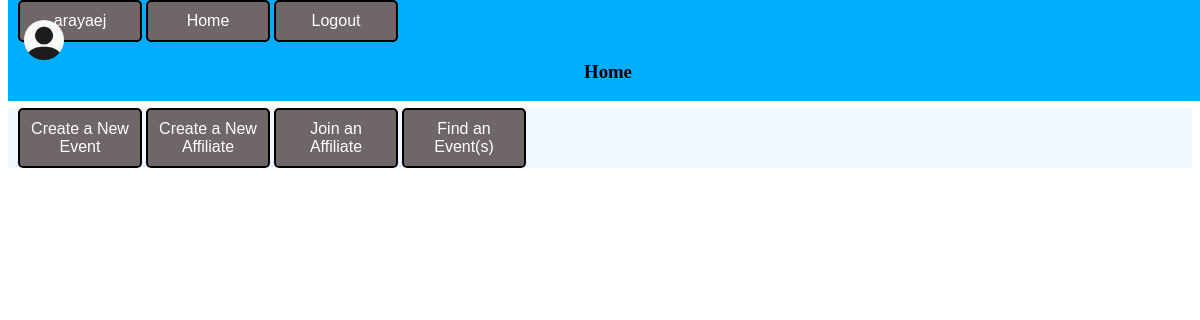
The page / (signed in) on the database as committed earlier.
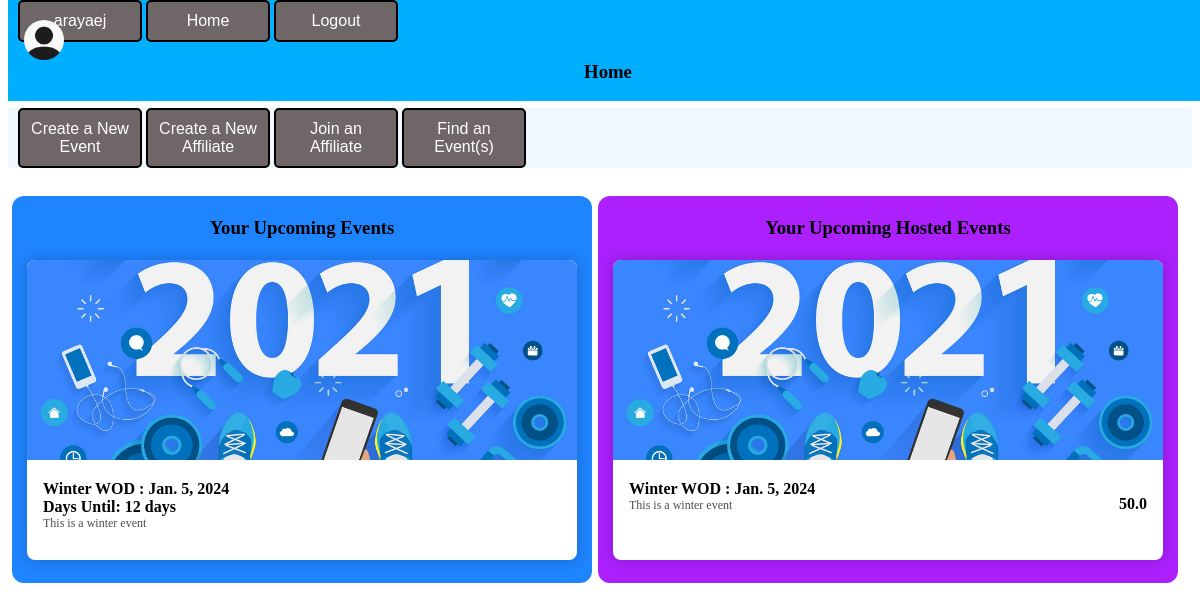
The same page on the database as committed later.
### PlanIFYWOD/models.py (models this page shows, shortened)
class Event(models.Model):
    event_id = models.AutoField(primary_key=True, unique=True)
    event_host_user = models.ForeignKey(UserAccount, on_delete=models.CASCADE, db_column='username')
    event_host_affiliate = models.ForeignKey(Affiliate, on_delete=models.CASCADE, related_name='+', blank=True, null=True)
    event_status = models.CharField(max_length=25, choices=EVENT_STATUS, default='ACTIVE',null=False)
    event_name = models.CharField(max_length=100, unique=True)
    event_date_created = models.DateField(null=False, auto_now=True)
    event_date = models.DateField(null=False)
    event_start_time = models.TimeField(null=True, blank=True)
    event_size = models.CharField(max_length=10, choices=SIZE, default='50-100', null=False)
    event_location = models.CharField(max_length=100)
    event_address = models.CharField(max_length=100)
    event_city = models.CharField(max_length=100, null=True, blank=True)
    event_zip = models.IntegerField(null=True, blank=True)
    event_country = models.CharField(max_length=50, null=True)
    event_state = models.CharField(max_length=30, null=True)
    event_phone_number = models.CharField(max_length=20)
    event_description = models.TextField(max_length=100, null=True, blank=True)
    event_long_description = models.TextField(max_length=512, null=True, blank=True)
    event_tshirts = models.BooleanField(default=False)
    event_tshirts_price = models.FloatField(null=True, blank=True, default=0.00)
    event_tshirt_image = models.ImageField(upload_to='shirt-images', null=True, blank=True)
    event_type = models.TextField(max_length=20, choices=EVENT_TYPE, default='Individual',null=False)
    event_registration_date_open = models.DateField(null=True, blank=True)
    event_registration_date_close = models.DateField(null=True, blank=True)
    event_price_athlete = models.FloatField(default=0.00)
    event_price_general = models.FloatField(default=0.00)
    event_promo_code = models.BooleanField(default=False)
    event_waiver = models.BooleanField(default=False)
    event_waiver_document = models.FileField(null=True, blank=True)
    event_prizes = models.BooleanField(default=False)
    event_banner = models.ImageField(upload_to='images/', null=True, blank=True)
    event_vendors = models.BooleanField(default=False)
    @property
    def daystoevent(self):
        dayslefttoevent = str(self.event_date - date.today()).split(',')[0]
        return dayslefttoevent

### PlanIFYWOD/views.py (the view, shortened to what this page needs)
# urls.py: path('', views.home, name='Home'),
@login_required(login_url='SignIn')
def home(request):
    usern = UserAccount.objects.filter(username=request.user).values()
    athlete, host, vendor, img = checkstatus(request)
    ev = EventParticipant.objects.filter(username=usern[0]['user_id_number']).values()
    if athlete:
        athleteevents = Event.objects.filter(event_host_user=int(usern[0]['user_id_number'])).filter(Q(event_date__gt=dt.date.today())).all().order_by('event_date')
    else:
        athleteevents = None
    if host:
        hostevents = Event.objects.filter(event_host_user=int(usern[0]['user_id_number'])).filter(Q(event_date__gt=dt.date.today())).all().order_by('event_date')
    else:
        hostevents = None
    if vendor:
        vendorevents = Event.objects.filter(event_host_user=int(usern[0]['user_id_number'])).filter(Q(event_date__gt=dt.date.today())).all().order_by('event_date')
    else:
        vendorevents = None
    form1 = EventName()
    form2 = AffiliateSearch()
    return render(request, 'PlanIFYweb/dashboard.html', {'pagename':'Home', 'profile_pic':img,'hostevents': hostevents, 'athleteevents': athleteevents, 'vendorevents': vendorevents,'form1':form1, 'form2':form2, 'host': host, 'athlete': athlete, 'vendor': vendor})

### PlanIFYWOD/views.py (called while the page is built)
def checkstatus(request):
    usern = UserAccount.objects.filter(username=request.user).values()
    athlete_approved = usern[0]['athlete_user_approved']
    host_approved = usern[0]['host_user_approved']
    vendor_approved = usern[0]['vendor_user_approved']
    img = usern[0]['user_picture']
    return athlete_approved, host_approved, vendor_approved, img

### PlanIFYWOD/templates/PlanIFYweb/dashboard.html (shortened to what this page needs)
{% extends 'PlanIFYweb/navbar.html' %}
{% load static %}
{% block content %}
<body>
    <div class="filler">
        <h1 class="filler-text">filler</h1>
    </div>
    <div class="action-button-list">
        {% if host %}
        <div type="button" id="new-event-button" class="dashboard-button" role="button">
            Create a New Event
        </div>
        {% endif %}
        {% if host %}
        <div type="button" id="new-affiliate-button" class="dashboard-button" role="button">
            Create a New Affiliate
        </div>
        {% endif %}
        {% if athlete %}
        <div type="button" id="join-affiliate-button" class="dashboard-button" role="button">
            Join an Affiliate
        </div>
        {% endif %}
        {% if athlete %}
        <div type="button" id="serach-event-button" class="dashboard-button" role="button">
            Find an Event(s)
        </div>
        {% endif %}
    </div>
    <div class="dashboard-event-lists">
        {% if athleteevents %}
            <div class="dashboard-athlete-list">
                <div>
                    <h3 class="dashboard-section-title">Your Upcoming Events</h3>
                    {% for event in athleteevents %}
                    <div class="event-div">
                        {% if event.event_banner %}
                        <img src="media/{{event.event_banner}}"/>
                        {% else %}
                        <img src="{% static '/media/images/generic_workout.jpeg' %}"/>
                        {% endif %}
                        <div class="event-info-div">
                            <div>
                                <h2>{{event.event_name}} : {{event.event_date}}</h2>
                                <h2>Days Until: {{ event.daystoevent }}</h2>
                                <p>{{event.event_description}}</p>
                            </div>
                        </div>
                        <a href="{% url 'HostedEvent' eventname=event.event_name %}" class='event-link'></a>
                    </div>
                    {% endfor %}
                </div>
            </div>
        {% endif %}
        {% if hostevents %}
            <div class="dashboard-host-list">
                <div>
                    <h3 class="dashboard-section-title">Your Upcoming Hosted Events</h3>
                    {% for event in hostevents %}
                    <div class="event-div">
                        {% if event.event_banner %}
                        <img src="media/{{event.event_banner}}"/>
                        {% else %}
                        <img src="{% static '/media/images/generic_workout.jpeg' %}"/>
                        {% endif %}
                        <div class="event-info-div">
                            <div>
                                <h2>{{event.event_name}} : {{event.event_date}}</h2>
                                <p>{{event.event_description}}</p>
                            </div>
                            <h2 class="event-price">{{event.event_price_athlete}}</h2>
                        </div>
                        <a href="{% url 'HostedEvent' eventname=event.event_name %}" class='event-link'></a>
                    </div>
                    {% endfor %}
                </div>
        {% endif %}
        </div>
    </div>
</body>
{% endblock %}

### PlanIFYWOD/templates/PlanIFYweb/navbar.html (shortened to what this page needs)
{% load static %}
<!DOCTYPE html>
<html>
    <head>
        <link rel="stylesheet" type="text/css" href="{% static '/css/main.css' %}">
    </head>
    {% if user.is_authenticated %}
        <div class="nav-bar">
            <a href="{% url 'Profile' user=user %}"><div class="dashboard-button">{{user}}</div></a>
                {% if profile_pic %}
                    <img src="media/{{ img }}" class="profile-pic" />
                {% else %}
                <img src="{% static '/media/images/generic_avatar.png'  %}" class="profile-pic" />
                {% endif %}
            <a href="{% url 'Home' %}"><div class="dashboard-button">Home</div></a>
            <a href="{% url 'SignOut' %}"><div class="dashboard-button">Logout</div></a>
            <center><h3>{{pagename}}</h3></center>
        </div>
    {% endif %}
    {% block content %}
    {% endblock%}
</html>

### PlanIFYweb/static/css/main.css (style rules this page uses)
div.nav-bar { background-color: rgb(0, 174, 255);; position:fixed; top: 0; width: 100%; overflow: hidden; z-index: 1; }
.profile-pic { position: absolute; left: 16px; top: 20px; width: 40px; height: 40px; border-radius: 50%; }
.filler { margin-top: 50px; }
.filler-text { color: white; }
.action-button-list { background-color: aliceblue; }
.dashboard-event-lists { width: auto; padding-top: 2%; padding-bottom: 5%; margin: 3px; }
.dashboard-button { color: white; position: relative; left: 10px; padding: 10px; width: 100px; border: 2px solid; border-radius: 5px; border-color: black; color: white; text-align: center; display: inline-block; background-color: rgb(111, 103, 103); font-family: Arial, Helvetica, sans-serif; }
.dashboard-section-title { text-align: center; padding: 2px; }
.dashboard-athlete-list { border-color: black solid; display:inline-block; background-color: rgb(31, 132, 255); margin: 1px; border-radius: 12px; padding-bottom: 2%; }
.dashboard-host-list { display: inline-block; background-color: rgb(171,32,253); margin: 1px; border-radius: 12px; padding-bottom: 2%; }
.event-div { width: 550px; height: 300px; overflow: hidden; background: white; box-shadow: 0 0 15px rgba(0,0,0,0.2); position: relative; border-radius: 8px; margin-top: 15px; margin-right: 15px; margin-left: 15px; }
.event-div img { height: 200px; width: 100%; object-fit: cover; }
.event-div h2 { font-size: 16px; font-weight: bold; margin: 0; }
.event-div p { font-size: 12px; opacity: .7; margin: 0; }
.event-div .event-info-div { padding: 16px; display: flex; justify-content: space-between; align-items: flex-end; position: relative; }
.event-link { position: absolute; top: 0; bottom: 0; left: 0; width: 100%; }

Rows that differ between the two databases and show on the page:
added Event: event_location "Home", event_banner (picture), event_name "Winter WOD", event_date "Jan. 5, 2024", daystoevent "12 days", event_description "This is a winter event", event_price_athlete "50.0"
Other text that changed with them:
{{ pagename }}: "Home" → (not shown)
text now shown: "Your Upcoming Events Your Upcoming Hosted Events"
